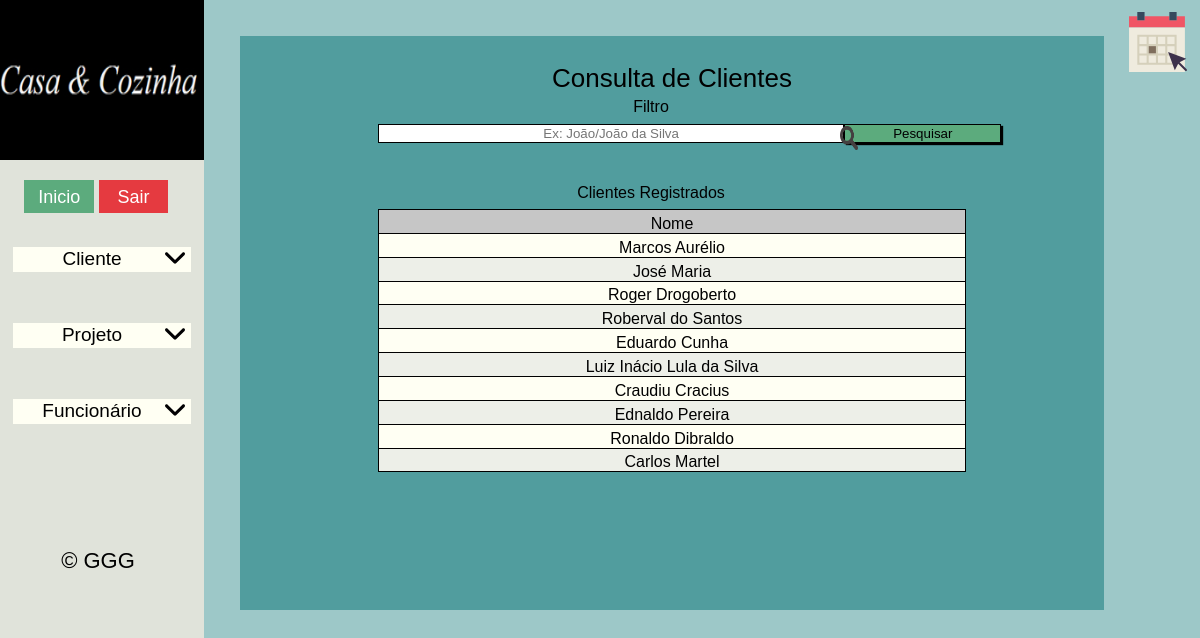
The app's page /sistema/inicial/inicial_pagina-inicial.php?pas=cliente&arq=consultas with its own data.
### tables this page shows
CREATE TABLE `clientes` (
  `id` tinyint(3) UNSIGNED ZEROFILL NOT NULL COMMENT 'Código de identificação do cliente.',
  `nome` varchar(45) NOT NULL COMMENT 'Nome completo do cliente.',
  `telefone` bigint(14) NOT NULL COMMENT 'Numero telefonico do cliente para contato.',
  `cpf` bigint(11) DEFAULT NULL COMMENT 'CPF do cliente.',
  `rg` char(10) DEFAULT NULL COMMENT 'RG do cliente.',
  `email` varchar(100) DEFAULT NULL COMMENT 'email do cliente para contato.',
  `cidade` varchar(30) DEFAULT NULL COMMENT 'Cidade onde o cliente reside.',
  `bairro` varchar(20) DEFAULT NULL COMMENT 'Bairro onde o cliente reside.',
  `logradouro` varchar(45) DEFAULT NULL COMMENT 'Rua/Avenida onde o cliente reside.',
  `numero` int(5) DEFAULT NULL COMMENT 'Numero da residencia do cliente.',
  `complemento` varchar(40) DEFAULT NULL COMMENT 'Complemento da residencia do cliente.'
);

### sistema/cliente/cliente_consultas.php (the view, shortened to what this page needs)
<h1 class="titulo-pagina" >Consulta de Clientes</h1>
<section>
  <form class="filtro" name="frmfiltrarcliente" method="POST" action="?pas=cliente&arq=consultas">
      <h3 class="subtitulo">Filtro</h3>
      <div class="alinhar-filtro">
        <input class="input-filtro" type="text" name="txtfiltro" placeholder="Ex: João/João da Silva" >
        <button class="btn-filtro" type="submit"><img class="imagem-dentro-btn-filtro" src="layout/imagens/pesquisar.png">Pesquisar</button>
      </div>
  </form>
  <?php
if (isset($_POST['txtfiltro'])) {
	$nome = $_POST['txtfiltro'];
	$sql_sel_pesquisa = "SELECT nome, id FROM clientes WHERE nome LIKE '%" . $nome . "%'";
	$sql_sel_pesquisa_preparado = $conexaobd->prepare($sql_sel_pesquisa);
	$sql_sel_pesquisa_preparado->execute();
	?>
      <h3 class="subtitulo">Clientes Registrados</h3>
      <div class="tabela-consultas-2">
      <table id="tr-link">
        <thead>
          <tr>
            <th>Nome</th>
          </tr>
        </thead>
        <tbody>
          <?php
if ($sql_sel_pesquisa_preparado->rowCount() > 0) {
		while ($sql_sel_pesquisa_dados = $sql_sel_pesquisa_preparado->fetch()) {
			?>
                <tr href="?pas=cliente&arq=consultadetalhada&id=<?php echo $sql_sel_pesquisa_dados['id'] ?>">
                    <td><?php echo $sql_sel_pesquisa_dados['nome'] ?></td>
                </tr>
              <?php
}
		?>
        </table>
        </div>
            <?php
} else {
		?>
            <tr href="#">
              <td>Não foram encontrados resultados.</td>
            </tr>
          <?php
}
	?>
      </table>
    </div>
        <?php
} else {
	?>
  <h3 class="subtitulo">Clientes Registrados</h3>
  <div class="tabela-consultas-2">
  <table id="tr-link">
    <thead>
      <tr>
        <th>Nome</th>
      </tr>
    </thead>
    <tbody>
      <?php
$sql_sel_clientes = "SELECT nome, id FROM clientes";
	$sql_sel_clientes_preparado = $conexaobd->prepare($sql_sel_clientes);
	$sql_sel_clientes_preparado->execute();
	if ($sql_sel_clientes_preparado->rowCount() > 0) {
		while ($sql_sel_clientes_dados = $sql_sel_clientes_preparado->fetch()) {
			?>
     <tr href="?pas=cliente&arq=consultadetalhada&id=<?php echo $sql_sel_clientes_dados['id'] ?>">
       <td><?php echo $sql_sel_clientes_dados['nome'] ?></td>
     </tr>
   <?php
}
}
}
?>
    </tbody>
  </table>
</div>
</section>

### records on screen
clientes: nome "Marcos Aurélio"
clientes: nome "José Maria"
clientes: nome "Roger Drogoberto"
clientes: nome "Roberval do Santos"
clientes: nome "Eduardo Cunha"
clientes: nome "Luiz Inácio Lula da Silva"
clientes: nome "Craudiu Cracius"
clientes: nome "Ednaldo Pereira"
clientes: nome "Ronaldo Dibraldo"
clientes: nome "Carlos Martel"
